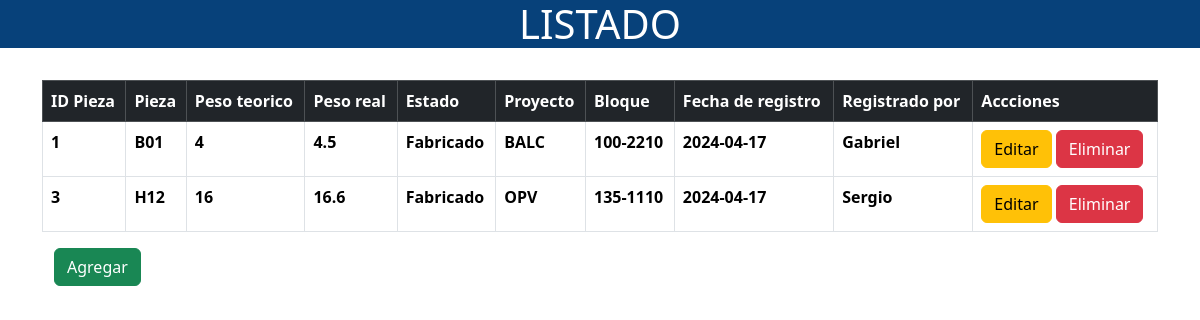
Page /index-crud.php (signed in) on the committed database.
### tables this page shows
CREATE TABLE `reportes` (
  `pieza_id` int(11) NOT NULL,
  `peso_real` varchar(10) NOT NULL,
  `estado` varchar(50) NOT NULL,
  `id_proyecto` varchar(10) NOT NULL,
  `bloque_id` varchar(11) NOT NULL,
  `fecha_reg` date NOT NULL,
  `usuario_id` varchar(50) NOT NULL
);

CREATE TABLE `piezas` (
  `IDpieza` int(11) NOT NULL,
  `nombre_pieza` varchar(20) NOT NULL,
  `peso_teorico` varchar(10) NOT NULL
);

### index-crud.php (the view, shortened to what this page needs)
<!doctype html>
<html lang="en">
<head>
  <link href="https://cdn.jsdelivr.net/npm/bootstrap@5.3.3/dist/css/bootstrap.min.css" rel="stylesheet"
>
</head>
<body>
  <h1 class="text-center" style="background-color: #07417a; color:white">LISTADO</h1>
  <div class="container">
    <br>
    <table class="table table-bordered">
      <thead class= "table-dark">
        <tr>
          <th scope="col">ID Pieza</th>
          <th scope="col">Pieza</th>
          <th scope="col">Peso teorico</th>
          <th scope="col">Peso real</th>
          <th scope="col">Estado</th>
          <th scope="col">Proyecto</th>
          <th scope="col">Bloque</th>
          <th scope="col">Fecha de registro</th>
          <th scope="col">Registrado por</th>
          <th scope="col">Accciones</th>
        </tr>
      </thead>
      <?php
      require("php/conexion.php");
      $sql = $conexion->query("SELECT * FROM reportes
          INNER JOIN usuarios ON reportes.usuario_id = usuarios.usuario
          INNER JOIN piezas ON reportes.pieza_id = piezas.IDpieza
          INNER JOIN bloque ON reportes.bloque_id = bloque.IDbloque
          INNER JOIN proyecto ON reportes.id_proyecto = proyecto.IDproyecto
        ");
      while ($resultado = $sql->fetch_assoc()) {
      ?>
        <tr>
          <th scope="row"><?php echo $resultado['pieza_id'] ?></th>
          <th scope="row"><?php echo $resultado['nombre_pieza'] ?></th>
          <th scope="row"><?php echo $resultado['peso_teorico'] ?></th>
          <th scope="row"><?php echo $resultado['peso_real'] ?></th>
          <th scope="row"><?php echo $resultado['estado'] ?></th>
          <th scope="row"><?php echo $resultado['id_proyecto'] ?></th>
          <th scope="row"><?php echo $resultado['bloque_id'] ?></th>
          <th scope="row"><?php echo $resultado['fecha_reg'] ?></th>
          <th scope="row"><?php echo $resultado['usuario_id'] ?></th>
          <th >
            <a href="Formularios/EditarForm.php?" class="btn btn-warning">Editar</a>
            <a href=""class="btn btn-danger">Eliminar</a>
          </th>
        </tr>
      <?php
      }
      ?>
    </table>
  <div class = "container">
    <a href="Formularios/AgregarForm.php" class= "btn btn-success">Agregar</a>
  </div>
  </div>
</body>
</html>

### rows in the picture
reportes: pieza_id "1", pieza_id.nombre_pieza "B01", pieza_id.peso_teorico "4", peso_real "4.5", estado "Fabricado", id_proyecto "BALC", bloque "100-2210", fecha_reg "2024-04-17", usuario "Gabriel"
reportes: pieza_id "3", pieza_id.nombre_pieza "H12", pieza_id.peso_teorico "16", peso_real "16.6", estado "Fabricado", id_proyecto "OPV", bloque "135-1110", fecha_reg "2024-04-17", usuario "Sergio"
